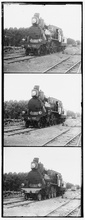
%> input picture DZO/registration/images/prok3.jpg, 85 x 220 px, shrunk from 394 x 1024 before the run
$ octave hw_registration_rgb.m   (GNU Octave 9; MATLAB toolbox functions it lacks are replaced by stand-ins)
%> lines starting %> are read from the running program, lines starting %| are printed output that depends on the picture
### DZO/registration/load_rgb.m
function [img, rgb] = load_rgb(file_path)
%> called with file_path = 'images/prok3.jpg'
% Load grayscale image showing RGB channels vertically stacked. Split the image
% to individual RGB channels.
%
% Input:
%   file_path [string] Path to the input image.
%
% Output:
%   img [3*MxN double] Grayscale image showing RGB channels vertically stacked.
%   rgb [1x3 cell of MxN double] Cell array of individual RGB channels

img = im2double(imread(file_path));
%> img: size 220x85 double; min 0, max 1, mean 0.657
h = floor(size(img, 1) / 3);
%> h = 73
rgb = {img(2*h+1:3*h,:), img(h+1:2*h,:), img(1:h,:)};
%> rgb = 3 items

end

### DZO/registration/crop_image.m
function img_cropped = crop_image(img, margin)
% Crop all sides of the image by the relative margin.
%
% Input:
%   img [MxN double] image to be cropped
%   margin [double] relative margin from the interval (0, 0.5)
%
% Output:
%   img_cropped [KxL double] cropped image, where K ~ (1 - 2 * margin) * M and
%     L ~ (1 - 2 * margin) * N

[h, w] = size(img);

ri = ceil(margin*h):floor((1-margin)*h);
rj = ceil(margin*w):floor((1-margin)*w);

img_cropped = img(ri,rj);

end

### DZO/registration/estimate_transformation_hierarchical.m
function t_optim = estimate_transformation_hierarchical(img, img_ref, ...
	cost_func, num_levels, t_rng)
% Find the optimal transformation of the input image to the reference image
% by searching the space of all possible transformations hierarchically.
%
% Input:
%   img [MxN double] image for which transformation should estimated
%   img_ref [KxL double] reference image
%   cost_func [@(img1, img2) -> double] function evaluating similarity
%     of two images
%   num_levels [int] number of levels of the hierarchy
%   t_rng [struct] ranges of parameters to be searched
%
% Output:
%   t_optim [struct] estimated transformation

[h, w] = size(img);
t_optim = struct();

for level = num_levels:-1:1
	% multiplicative factor for the current level
	mult = 2^(level - 1);

	% coordinate grid for the current level
	x = linspace(1, w, ceil(w / mult));
	y = linspace(1, h, ceil(h / mult));
	[x, y] = meshgrid(x, y);

	% smooth both template and reference image
	img_smooth = smooth_image(img, mult);
	img_ref_smooth = smooth_image(img_ref, mult);

	% subsample the smoothed template image in the grid coordinates
	img_sampled = sample_image(img_smooth, x, y);
%     img_ref_sampled = sample_image(img_ref_smooth, x, y);

	% generate space of transformations for the current level using the optimum
	% transformation from the previous level
	t_space = transformation_space_hierarchical(t_optim, level, num_levels, t_rng);
    t_size = size(t_space,2);
    errors = zeros(1,t_size);
    for i=1:t_size
       [xt,yt] = transform_grid(x,y,t_space(i));
       img_t = sample_image(img_ref_smooth, xt,yt);
       errors(i) = cost_func(img_sampled,img_t);
    end
	% find the optimum transformation in t_space and assign it to t_optim
    [~, idx] = min(errors);
	t_optim = t_space(idx);
end

end

### DZO/registration/compose_rgb_image.m
function img = compose_rgb_image(rgb, t_rgb, ref_channel)
% Compose image from RGB channels and corresponding transformations to the
% reference channel.
%
% Input:
%   rgb [1x3 cell of MxN double] cell array containg 2D matrices corresponding
%     to individual RGB channels to be composed to single image
%   t_rgb [1x3 cell of struct] transformations for individual channels
%   ref_channel [integer] number of the reference channel
%
% Output:
%   img [MxNx3 double] composed image

% Note: You should use the provided function 'sample_image' and the function
% 'transform_grid' implemented by yourself. Remember how to transform the image
% properly using the inverse transformation.

% TODO: Replace with your own implementation.
[h,w] = size(rgb{1});
[x,y] = meshgrid(1:w, 1:h);
img = zeros(h,w,3);
for i=1:3
    ti = inverse_transformation(t_rgb{i});
    [xt,yt] = transform_grid(x,y,ti);
    img(:,:,i) = sample_image(rgb{i}, xt, yt);
end

### DZO/registration/inverse_transformation.m
function t_inv = inverse_transformation(t)
% Create inverse transformation to the specified similarity transformation.
%
% Input:
%   t [struct] input transformation
%
% Output:
%   t_inv [struct] inverse transformation

t_inv = struct('x', -t.x, 'y', -t.y, 'r', -t.r, 's', 1 / t.s);

end

### DZO/registration/transform_grid.m
function [xt, yt] = transform_grid(x, y, t)
% Transform MxN grid of 2D points by translation, rotation around their center
% and scaling. It is performed by translating the points to their center,
% scaling them, rotating around the origin, translating them back and finally
% translating them as required.
%
% Input:
%   x [MxN double] x coordinates of points forming the grid
%   y [MxN double] y coordinates of points forming the grid
%   t [struct] transformation to be applied
%
% Output:
%   xt [MxN double] transformed x coordinates
%   yt [MxN double] transformed y coordinates

% Notes:
% - Build transformation matrix by multiplying matrices of the elementary
%   transformations. Create 3x(M*N) matrix of homogenous coordinates. Apply
%   the transformation to all coordinates at once.
% - The rotation angle t.r is in degrees.

% center of the grid to rotate around
mx = mean(x(:));
my = mean(y(:));
[M,N]=size(x);
coord_mat = [reshape(x',1,M*N); reshape(y',1,M*N); ones(1, M*N)];
% TODO: Replace with your own implementation.
trans_to_center = [1 0 -mx; 0 1 -my; 0 0 1];
trans_back = [1 0 mx; 0 1 my; 0 0 1];
phi = deg2rad(t.r);
rot = [cos(phi), sin(phi), 0; -sin(phi) cos(phi), 0; 0, 0, 1];
trans = [1, 0, t.x; 0, 1, t.y; 0, 0, 1];
scale = [t.s, 0, 0; 0, t.s, 0; 0, 0, 1];
centered = trans_to_center*coord_mat;
rot_and_scaled = rot*scale*centered;
transform = trans_back*trans*rot_and_scaled;
xt = reshape(transform(1, :), N, M)';
yt = reshape(transform(2, :), N, M)';
end

### DZO/registration/sample_image.m
function img_xy = sample_image(img, x, y)
% Sample the image in the specified points by linear interpolation.
%
% Input:
%   img [MxN double] input image
%   x [KxL double] x coordinates of sampling points
%   y [KxL double] y coordinates of sampling points
%
% Output:
%   img_xy [KXL double] interpolated image

img_xy = interp2(img, x, y, 'linear', 0);

end

### DZO/registration/hw_registration_rgb.m
close all;
clear;

% load input image and split it to RGB channels
[img, rgb_orig] = load_rgb('images/prok3.jpg');
%> rgb_orig = 3 items

figure();
imshow(img);
title('RGB channels');

% simply overlay RGB channels to single image
img_nonreg = cat(3, rgb_orig{:});
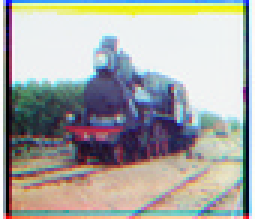
%> img_nonreg: size 73x85x3 double (shown 3 times larger); mean R, G, B 0.66, 0.66, 0.647

figure();
imshow(img_nonreg);
title('Non-registered image');

% crop borders (10 % from each of four sides)
rgb_cropped = cell(1, 3);
for c = 1:3
	rgb_cropped{c} = crop_image(rgb_orig{c}, 0.1);
end
%> this loop made 3 passes
%> pass 1, in crop_image, `img_cropped = img(ri,rj);`:
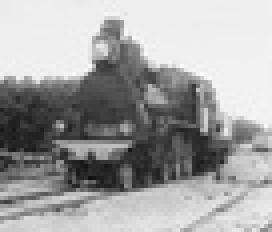
%> img_cropped: size 58x68 double (shown 4 times larger); min 0.0588, max 0.98, mean 0.639
%> pass 3, in crop_image (call 3), `img_cropped = img(ri,rj);`:
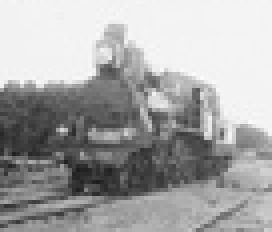
%> img_cropped: size 58x68 double (shown 4 times larger); min 0.11, max 0.984, mean 0.654
%> after the loop, rgb_cropped = 3 items

% channel to be used as image reference (1~red, 2~green, 3~blue)
ref_channel = 1;

% similarity of two images is given by negative mutual information
cost_func = @(im1, im2) -mutual_information(im1, im2);

% number of levels for hierarchical estimation of transformations
num_levels = 4;

% ranges of transformation parameters to be searched
t_rng = struct(...
	'x_low', -15, 'x_high', 15, 'x_step', 1, ...
	'y_low', -15, 'y_high', 15, 'y_step', 1, ...
	'r_low', -6, 'r_high', 6, 'r_step', 2, ...
	's_low', 1, 's_high', 1, 's_step', 0);

% for each channel estimate the optimum transformation to the reference channel
t_rgb = cell(1, 3);
for c = 1:3
	if c == ref_channel
		% identity transformation from the reference channel to itself
		t_rgb{c} = struct('x', 0, 'y', 0, 'r', 0, 's', 1);
	else
% 		 t_rgb{c} = estimate_transformation_exhaustive(rgb_cropped{c}, ...
% 			rgb_cropped{ref_channel}, cost_func, t_rng);
		t_rgb{c} = estimate_transformation_hierarchical(rgb_cropped{c}, ...
 			rgb_cropped{ref_channel}, cost_func, num_levels, t_rng);
	end
end
%> this loop made 3 passes
%> (h in estimate_transformation_hierarchical, w in estimate_transformation_hierarchical) on passes 2 to 3: (58, 68), (58, 68)
%> after the loop, t_rgb = {{x 0, y 0, r 0, s 1}, {x 0, y -1, r 0, s 1}, {x 0, y -2.5, r 0, s 1}}

fprintf('Found transformations:');
celldisp(t_rgb);
%> (printed output is left out)

% transform individual channels to obtain valid RGB image
img_reg = compose_rgb_image(rgb_orig, t_rgb, ref_channel);
%> in compose_rgb_image, `[h,w] = size(rgb{1});`: h = 73; w = 85
%> in compose_rgb_image, `img = zeros(h,w,3);`: img: size 73x85x3 double; every value is 0
%> the loop in compose_rgb_image, `for i=1:3` made 3 passes
%> (ti, trans in transform_grid) on passes 2 to 3: ({x 0, y 1, r 0, s 1}, [1 0 0; 0 1 1; 0 0 1]), ({x 0, y 2.5, r 0, s 1}, [1 0 0; 0 1 2.5; 0 0 1])
%> trans in transform_grid on pass 1: [1 0 0; 0 1 0; 0 0 1]
%> pass 1, in transform_grid, `xt = reshape(transform(1, :), N, M)';`:
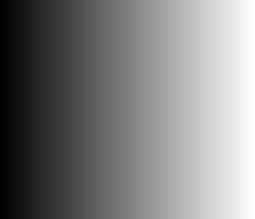
%> xt: size 73x85 double (shown 3 times larger); min 1, max 85, mean 43; drawn with min black and max white
%> pass 1, in transform_grid, `yt = reshape(transform(2, :), N, M)';`:
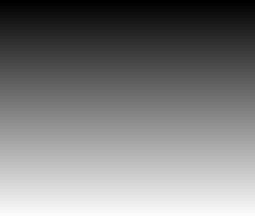
%> yt: size 73x85 double (shown 3 times larger); min 1, max 73, mean 37; drawn with min black and max white
%> pass 1, in sample_image, `img_xy = interp2(img, x, y, 'linear', 0);`:
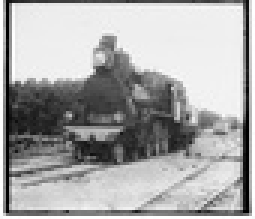
%> img_xy: size 73x85 double (shown 3 times larger); min 0, max 1, mean 0.66
%> after the loop in compose_rgb_image, `for i=1:3`:
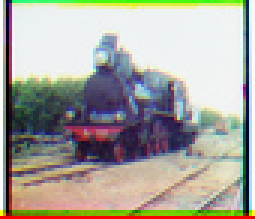
%> img: size 73x85x3 double (shown 3 times larger); mean R, G, B 0.66, 0.652, 0.619

figure();
imshow(img_reg);
title('Registered image');

$ run again, with DZO/registration/images/prok1.jpg copied over DZO/registration/images/prok3.jpg
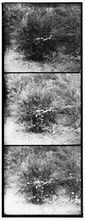
%> input picture DZO/registration/images/prok1.jpg, 85 x 220 px, shrunk from 396 x 1024 before the run
%> rgb = 3 items
%> the loop `for c = 1:3` made 3 passes
%> after the loop `for c = 1:3`: t_rgb = {{x 0, y 0, r 0, s 1}, {x 0, y -1.5, r 0, s 1}, {x 0, y -2.5, r 0, s 1}}
%> (printed output is left out)
%> in compose_rgb_image, `[h,w] = size(rgb{1});`: h = 73; w = 85
%> the loop in compose_rgb_image, `for i=1:3` made 3 passes
%> (ti, trans in transform_grid) on passes 2 to 3: ({x 0, y 1.5, r 0, s 1}, [1 0 0; 0 1 1.5; 0 0 1]), ({x 0, y 2.5, r 0, s 1}, [1 0 0; 0 1 2.5; 0 0 1])
%> pass 1, in sample_image, `img_xy = interp2(img, x, y, 'linear', 0);`:
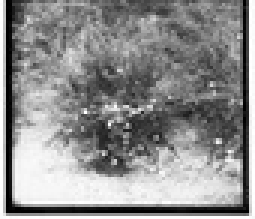
%> img_xy: size 73x85 double (shown 3 times larger); min 0, max 1, mean 0.554
%> after the loop in compose_rgb_image, `for i=1:3`:
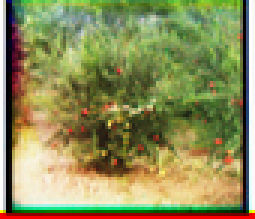
%> img: size 73x85x3 double (shown 3 times larger); mean R, G, B 0.554, 0.558, 0.349

$ run again, with DZO/registration/images/prok2.jpg copied over DZO/registration/images/prok3.jpg
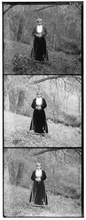
%> input picture DZO/registration/images/prok2.jpg, 86 x 220 px, shrunk from 398 x 1024 before the run
%> rgb = 3 items
%> the loop `for c = 1:3` made 3 passes
%> after the loop `for c = 1:3`: t_rgb = {{x 0, y 0, r 0, s 1}, {x 0, y -1.5, r 0, s 1}, {x -4.5, y -16, r 10, s 1}}
%> (printed output is left out)
%> in compose_rgb_image, `[h,w] = size(rgb{1});`: h = 73; w = 86
%> the loop in compose_rgb_image, `for i=1:3` made 3 passes
%> (ti, phi in transform_grid, rot in transform_grid, trans in transform_grid) on passes 2 to 3: ({x 0, y 1.5, r 0, s 1}, 0, [1 0 0; 0 1 0; 0 0 1], [1 0 0; 0 1 1.5; 0 0 1]), ({x 4.5, y 16, r -10, s 1}, -0.175, [0.985 -0.174 0; 0.174 0.985 0; 0 0 1], [1 0 4.5; 0 1 16; 0 0 1])
%> pass 1, in sample_image, `img_xy = interp2(img, x, y, 'linear', 0);`:
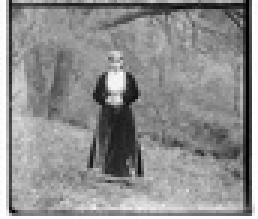
%> img_xy: size 73x86 double (shown 3 times larger); min 0, max 1, mean 0.559
%> after the loop in compose_rgb_image, `for i=1:3`:
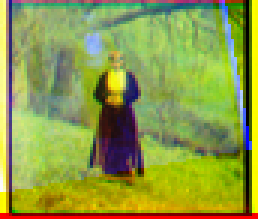
%> img: size 73x86x3 double (shown 3 times larger); mean R, G, B 0.559, 0.614, 0.272

$ run again, with DZO/registration/images/prok4.jpg copied over DZO/registration/images/prok3.jpg
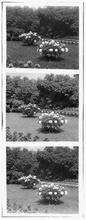
%> input picture DZO/registration/images/prok4.jpg, 86 x 220 px, shrunk from 398 x 1024 before the run
%> rgb = 3 items
%> the loop `for c = 1:3` made 3 passes
%> after the loop `for c = 1:3`: t_rgb = {{x 0, y 0, r 0, s 1}, {x 0, y -2, r 0, s 1}, {x 0, y -3.5, r 0, s 1}}
%> (printed output is left out)
%> in compose_rgb_image, `[h,w] = size(rgb{1});`: h = 73; w = 86
%> the loop in compose_rgb_image, `for i=1:3` made 3 passes
%> (ti, trans in transform_grid) on passes 2 to 3: ({x 0, y 2, r 0, s 1}, [1 0 0; 0 1 2; 0 0 1]), ({x 0, y 3.5, r 0, s 1}, [1 0 0; 0 1 3.5; 0 0 1])
%> after the loop in compose_rgb_image, `for i=1:3`:
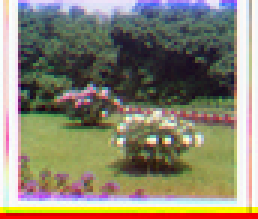
%> img: size 73x86x3 double (shown 3 times larger); mean R, G, B 0.541, 0.516, 0.441
